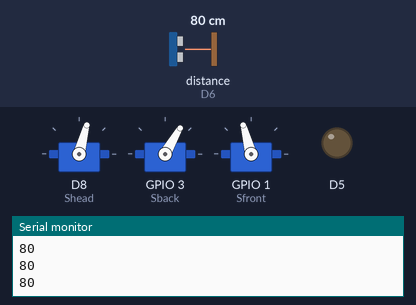
Recording of a sketch running on a simulated ESP8266 (NodeMCU). Parts: 3 × servo, output pins drawn as LEDs (lit = HIGH), the last lines printed to the serial monitor. Wiring (inferred from the names in the program): ultrasonic range finder: trigger D7; echo D6. The inputs (shaded band) are chosen by the test bench; at power-on: distance to the obstacle (sensor on D6) 80 cm. The echo pulse lasts 58.3 µs per cm; WiFi joins after 1.5 s; servers stay silent unless stated; pins used as bus, display or sensor lines are not drawn.

Above: at 1.2 s.
1.3 s: distance to the obstacle (sensor on D6) set to 2 cm
At 1.81 s:
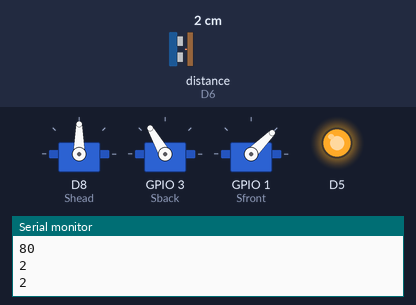
4.3 s: distance to the obstacle (sensor on D6) set to 35 cm
At 4.55 s:
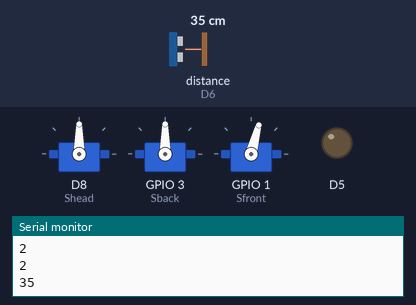
7.3 s: distance to the obstacle (sensor on D6) set to 4 cm
At 7.74 s:
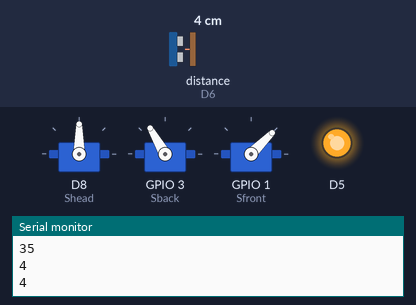
10.3 s: distance to the obstacle (sensor on D6) set to 60 cm
At 10.69 s:
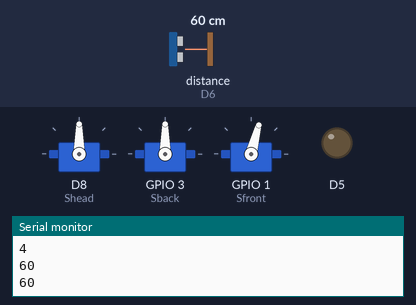
13.3 s: distance to the obstacle (sensor on D6) set to 9 cm
At 13.69 s:
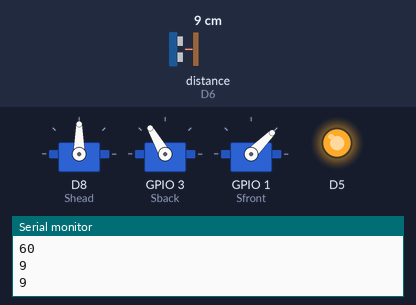
16.3 s: distance to the obstacle (sensor on D6) set to 23 cm
At 16.64 s:
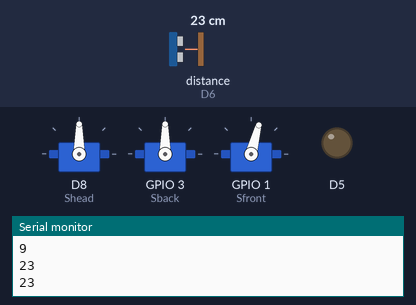
Timing chart, 0 to 20.3 s (numbered marks = the images above; inputs shaded):
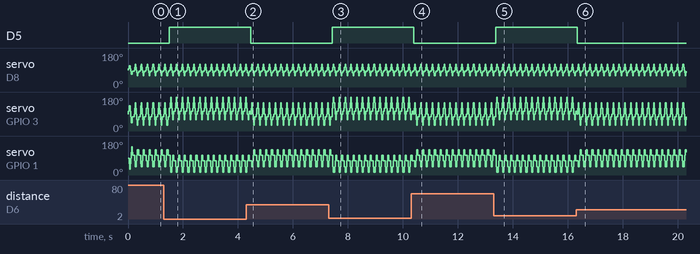

Measured:
- after the input at 1.3 s, D5: LOW → HIGH after 0.21 s
- after the input at 4.3 s, D5: HIGH → LOW after 0.16 s
- after the input at 7.3 s, D5: LOW → HIGH after 0.13 s
- after the input at 10.3 s, D5: HIGH → LOW after 0.09 s
- after the input at 13.3 s, D5: LOW → HIGH after 0.08 s
- after the input at 16.3 s, D5: HIGH → LOW at once
- by itself, servo on GPIO 1 (Sfront): repeats every 0.21 s: 75° 0.02 s, 105° 0.02 s, 135° 0.04 s, 105° 0.07 s, 75° 0.02 s, 45° 0.04 s
- by itself, servo on D8 (Shead): repeats every 0.21 s: 105° 0.02 s, 120° 0.02 s, 105° 0.02 s, 90° 0.02 s, 75° 0.02 s, 60° 0.02 s, 75° 0.02 s, 83° 0.05 s, 90° 0.02 s

The sketch:

2021.12.4-__.ino
```cpp
#include <Servo.h>
#include <ESP8266WiFi.h>
const char* ssid="Lu-Redmi";
const char* password="10203040";
const char* host="192.168.87.110";
const int tcpPort=7777;
WiFiClient client;
int Echo=D6,Trig=D7;  //  超声波发送D6 接受D7
Servo Shead,Sback,Sfront;//舵机
int pos=0;

/*超声波测距*/
unsigned long Distance_test(){
  digitalWrite(Trig,LOW);           // 给触发脚低电平2μs
  delayMicroseconds(2);
  digitalWrite(Trig,HIGH);          // 给触发脚高电平10μs
  delayMicroseconds(10);
  digitalWrite(Trig,LOW);           // 持续给触发脚低电
  return pulseIn(Echo,HIGH)/58;     // 读取高电平时间(单位：微秒)
}
void go(int p,int mid=90){
  Sback.write(p+mid-90);
  Shead.write((p-90)/2+90);
  delay(5);
  Sfront.write(180-p-mid+90);
  delay(5);
}
/* 直线行驶  */
void forward(){
  digitalWrite(D13,LOW);
  for(pos=90; pos<150; pos+=15)
    go(pos);
  for(pos=150; pos>30; pos-=15)
    go(pos);
  for(pos=30; pos<90; pos+=15)
    go(pos);
}
/*判断转向*/
void rotate(){
  digitalWrite(D13,HIGH);
  for(pos=90; pos<150; pos+=15)
    go(pos,120);
  for(pos=150; pos>30; pos-=15)
    go(pos,120);
  for(pos=30; pos<90; pos+=15)
    go(pos,120);

}
void setup(){
  pinMode(Echo,INPUT);pinMode(Trig,OUTPUT);
  pinMode(D13,OUTPUT);
  Serial.begin(9600);
  Shead.attach(D8);Sback.attach(D9);Sfront.attach(D10);
  Shead.write(90);Sback.write(90);Sfront.write(90);
  WiFi.begin(ssid,password);
}
int t=0;
char status='0';
void loop(){
  // if(client.available())
  //   status=client.read();
  // if(status=='0')
  //   return;
  long d=Distance_test();
  Serial.println(d);
  // digitalWrite(D13,(t++)%2);
  if(d>20)
    forward();
  else
    rotate();
  delay(50);
}
```
